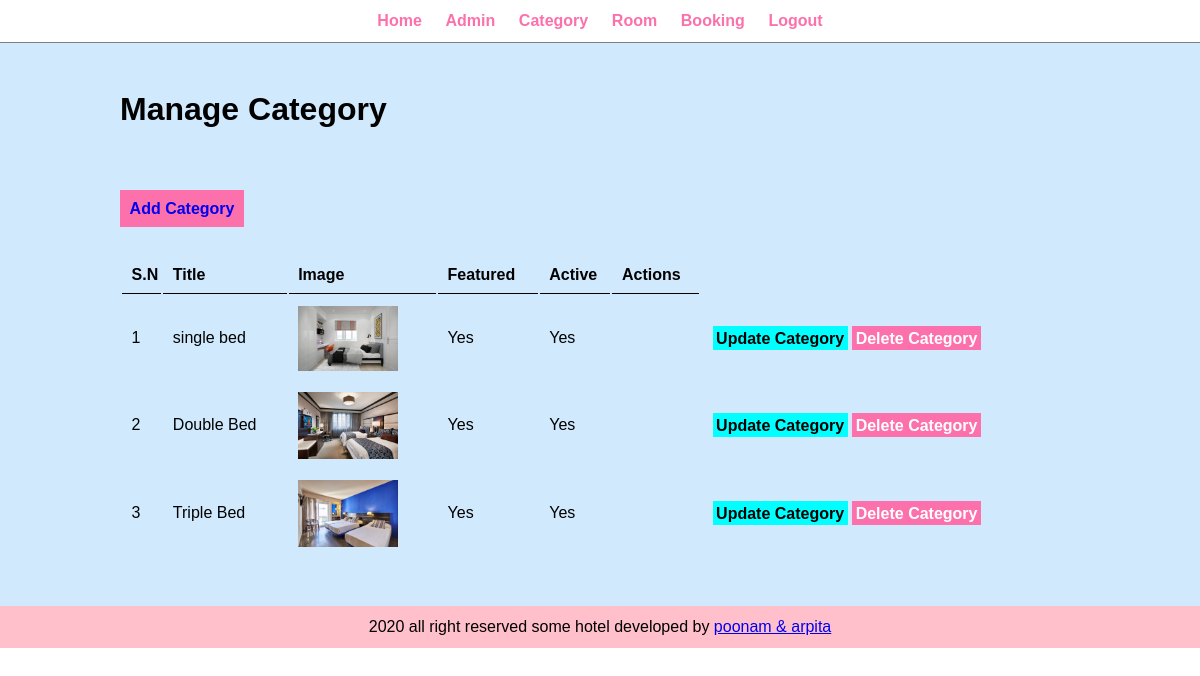
Screenshot of /admin/manage-category.php (signed in) with the database file from the repository.
### tables this page shows
CREATE TABLE `tbl_category` (
  `id` int(10) UNSIGNED NOT NULL,
  `title` varchar(100) NOT NULL,
  `image_name` varchar(255) NOT NULL,
  `featured` varchar(10) NOT NULL,
  `active` varchar(10) NOT NULL
);

### admin/manage-category.php (the view, shortened to what this page needs)
<?php include('partials/menu.php'); ?>
<div class="main-content">
    <div class="wrapper">
        <h1>Manage Category</h1>
        <br /><br />
        <br /><br />
                        <a href="<?php echo SITEURL; ?>admin/add-category.php" class="btn-primary">Add Category</a>
                        <br /><br /><br />
                        <table class="tbl-full">
                                <tr>
                                        <th>S.N</th>
                                        <th>Title</th>
                                        <th>Image</th>
                                        <th>Featured</th>
                                        <th>Active</th>
                                        <th>Actions</th>
                                </tr>
                                <?php
                                $sql ="SELECT * FROM tbl_category";
                                $res = mysqli_query($conn,$sql);
                                $count = mysqli_num_rows($res);
                                $sn=1;
                                if($count>0){
                                        while($row=mysqli_fetch_assoc($res)){
                                                $id = $row['id'];
                                                $title = $row['title'];
                                                $image_name = $row['image_name'];
                                                $featured = $row['featured'];
                                                $active = $row['active'];
                                                ?>
                                                <tr>
                                                        <td><?php echo $sn++; ?></td>
                                                        <td><?php echo $title; ?></td>
                                                        <td>
                                                                <?php
                                                                        if($image_name!=""){
                                                                                ?>
                                                                                <img src="<?php echo SITEURL;?>images/category/<?php echo $image_name; ?>" width="100px">
                                                                                <?php
                                                                        }
                                                                        else{
                                                                                echo "<div class='error'> Image not Added.</div>";
                                                                        }
                                                                 ?>
                                                        </td>
                                                        <td><?php echo $featured; ?></td>
                                                        <td><?php echo $active; ?></td>
                                                        <td></td>
                                                        <td>
                                                                <a href="<?php echo SITEURL; ?>admin/update-category.php?id=<?php echo $id; ?>" class="btn-secondary">Update Category</a>
                                                                <a href="<?php echo SITEURL; ?>admin/delete-category.php?id=<?php echo $id; ?>&image_name=<?php echo $image_name; ?>" class="btn-danger">Delete Category</a>
                                                        </td>
                                                </tr>
                                                <?php
                                        }
                                }
                                else{
                                        ?>
                                        <tr>
                                                <td colspan="6"><div class="error">No category added</div></td>
                                        </tr>
                                        <?php
                                }
                                ?>
                        </table>
    </div>
</div>
<?php include('partials/footer.php'); ?>

### css/admin.css (style rules this page uses)
* { margin: 0; padding: 0; font-family: Arial, Helvetica, sans-serif; }
.wrapper { padding: 1%; width: 80%; margin: 0 auto; }
.tbl-full { width: 100%; }
table tr th { border-bottom: 1px solid black; padding: 1%; text-align: left; }
table tr td { padding: 1%; }
.btn-primary { background-color: rgb(252, 113, 171); padding: 1%; text-decoration: none; font-weight: bold; }
.btn-secondary { background-color:aqua; padding: 1%; color: black; text-decoration: none; font-weight: bold; }
.btn-danger { background-color:rgb(252, 113, 171); padding: 1%; color: white; text-decoration: none; font-weight: bold; }
.main-content { background-color: rgb(209, 233, 252); padding: 3% 0; }

### rows the page displays
tbl_category: title "single bed", image_name (picture), featured "Yes", active "Yes"
tbl_category: title "Double Bed", image_name (picture), featured "Yes", active "Yes"
tbl_category: title "Triple Bed", image_name (picture), featured "Yes", active "Yes"
